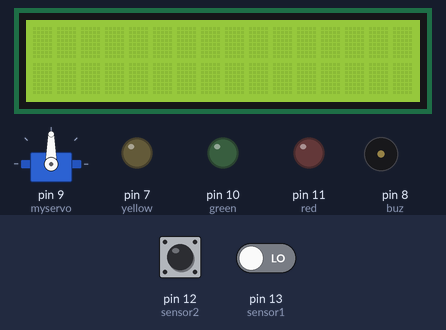
Recording of a sketch running on a simulated Arduino Uno, built with avr-gcc and run on an emulated ATmega328P. On the bench: 16×2 character LCD, servo, output pins drawn as LEDs (lit = HIGH), buzzer (waves = sounding). The test bench sets the inputs (shaded band); at power-on: pin 12 (sensor2) LOW, pin 13 (sensor1) LOW. Pins used as bus, display or sensor lines are not drawn.

Above: at 1.2 s.
1.3 s: pin 12 (sensor2) driven HIGH
At 1.47 s:
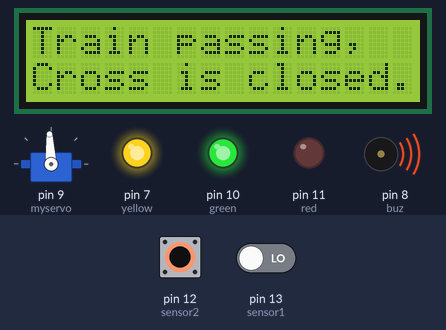
2.9 s: pin 12 (sensor2) driven LOW
5.4 s: pin 13 (sensor1) driven HIGH
At 5.86 s:
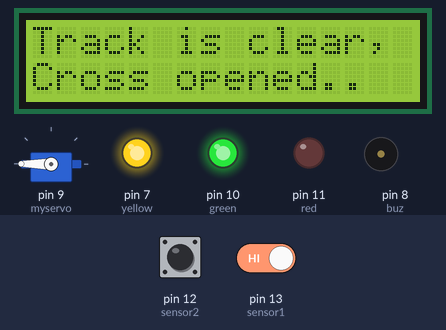
9.5 s: pin 12 (sensor2) pulsed HIGH 5 times (0.12 s each, 0.3 s apart)
At 11.3 s:
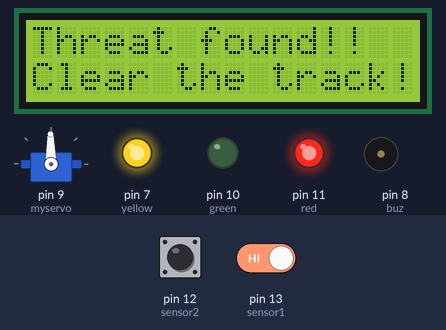
12.5 s: pin 13 (sensor1) driven LOW
At 19.5 s:
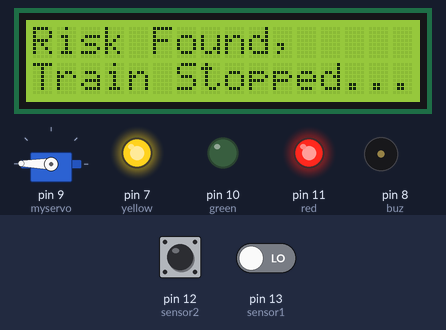
Timing chart, 0 to 20.2 s (numbered marks = the images above; inputs shaded):
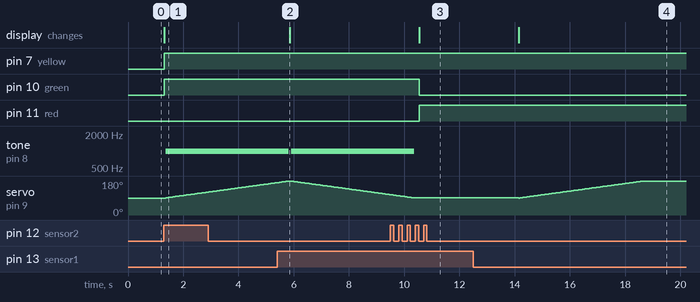

The sketch:

Railway_Gate_Automation.ino
```cpp
/*
  Railway Gate Automation

  Language: Arduino

  The circuit:

  - LCD module on analog pins A0,A1,A2,A3,A4,A5
  - servo motor on D9 pin
  - IR sensors are on D13 and D12 pins
  - buzzer on D8
  - red led on D11
  - green led on D10
  - yellow led on D7


  created 09 Apr 2022

  by Aspire Technologies

  for more references, you can visit the public domain

  http://www.arduino.cc/

*/

#include<LiquidCrystal.h> //library for lcd module
#include<Servo.h> //library for servo motor
#define sensor1 13
#define sensor2 12
#define buz 8
#define red 11
#define green 10
#define yellow 7
LiquidCrystal lcd(A0, A1, A2, A3, A4, A5); //object creation for lcd module
Servo myservo; //object creation for servo motor
int read1, read2; //variables that stores the inputs from both ir sensors
bool train = false, threat = false, risk = false; //boolean variables created for maintatining the program flow
int pos = 90; //variable that stores the position of the servo motor, initially the cross is open, so it holds the value 90
int f1 = 0; //variable created for maintaining the program flow
int counter = 0; //variable to maintain the flo of the program
void setup()
{
  Serial.begin(9600); //opens serial monitor at a baud rate of 9600
  lcd.begin(16, 2); //initializing the lcd modules with 16 columns and 2 rows
  myservo.attach(9); //servo motor on D9 pin
  myservo.write(pos); //writing the variable to the servo motor
  pinMode(sensor1, INPUT); //pin mode declerations
  pinMode(sensor2, INPUT);
  pinMode(buz, OUTPUT);
  pinMode(red, OUTPUT);
  pinMode(green, OUTPUT);
  pinMode(yellow, OUTPUT);
}

void loop()
{
  sensorData(); //function created for reading the sensor values

  if (threat == false && risk == false) //if there is no threat and no risk
  {
    if(read2 == HIGH && f1 == 0) //when the second ir sensor is not detecting any object, the value of f1 variable will be 1
    {
      f1 = 1;
    }
    if (read1 == LOW && read2 == HIGH && train == false) //when the first ir sensor detects the train while there is no train present
    {
      train = true; //train is present
      crossClose(); //calling the level cross closing function
    }
    if (read1 == LOW && read2 == HIGH && train == true) //when the train is still present in front of the first ir sensor
    {
      train = true; //train is still there
      crossClose(); //cross will stay closed
    }
    if (read1 == HIGH && read2 == HIGH && train == true) //when the train passes the first ir sensor and goes to the second ir sensor
    {
      train = true; //trin is still present on the track
      crossClose(); //cross will stay closed
    }
    if (read1 == HIGH && read2 == HIGH && train == false) //when both ir sensors detects nothing and there is no train detected
    {
      crossOpen(); //cross will be opened
    }
    if (read1 == HIGH && read2 == LOW && train == true && f1 == 1) //after the train passes the first ir sensor and it reaches the second ir sensor
    {
      f1 = 0; //this step avoids the multiple readings of the same object
      train = false; //means the train gone a long way
      crossOpen(); //cross opens
    }

    sensorData();

    if (read1 == HIGH && read2 == LOW && train == false && f1 == 1) //when the second ir sensor triggers while the first on detects nothing
    {
      f1 = 0;
      threat = true; //means an object is there on the track, so a threat is there
    }
    if (read1 == LOW && read2 == LOW && train == true) //the second sensor detects an object while train is coming
    {
      risk = true; //risk found
    }
  }
  if (threat == true && risk == false) //if there is only threat
  {
    threatFound(); //function called for threat alert
  }
  if (threat == true && risk == true) //when both threat and risk are true
  {
    trainStopped(); //function called to stop the train
  }
  if(threat == true && read1 == LOW) //when the train comes while the threat is on
  {
    risk = true; //risk found
    trainStopped(); //function called to stop the train
  }
  delay(20); //delay to smoothen the loop execution
}

void sensorData() //function to read sensor data
{
  read1 = digitalRead(sensor1); //reading the data of the first ir sensor
  read2 = digitalRead(sensor2); //reading the data of the second ir sensor
}

void crossOpen() //function to open the level cross
{
  lcd.clear(); //clearing the lcd panel
  lcd.setCursor(0, 0); //setting cursor on the lcd
  lcd.print("Track is clear,"); //message displaying on the lcd
  lcd.setCursor(0, 1);
  lcd.print("Cross opened..");
  digitalWrite(yellow, HIGH); //yellow light will stay on
  digitalWrite(green, HIGH); //green light on
  digitalWrite(red, LOW); //red light off
  for (pos; pos > 90; pos --) //servo rotates from 180 to 90
  {
    myservo.write(pos);
    delay(50);
    tone(buz, 1000); //a beep sound happens while the servo rotates
  }
  noTone(buz);
}

void crossClose() //function for closing the level crosss
{
  lcd.clear();
  lcd.setCursor(0, 0);
  lcd.print("Train passing,");
  lcd.setCursor(0, 1);
  lcd.print("Cross is closed..");
  digitalWrite(yellow, HIGH);
  digitalWrite(green, HIGH);
  digitalWrite(red, LOW);
  for (pos; pos < 180; pos ++) //servo rotates from 90 to 180
  {
    myservo.write(pos);
    delay(50);
    tone(buz, 1000);
  }
  noTone(buz);
}

void threatFound() //function to be executed while the threat is found
{
  lcd.clear();
  lcd.setCursor(0, 0);
  lcd.print("Threat found!!");
  lcd.setCursor(0, 1);
  lcd.print("Clear the track!");
  digitalWrite(yellow, HIGH);
  digitalWrite(green, LOW); //green light off
  digitalWrite(red, HIGH); //red light on
  for (pos; pos > 90; pos --) //servo at 90
  {
    myservo.write(pos);
    delay(50);
    tone(buz, 1000);
  }
  digitalWrite(buz,HIGH); //multiple short bee sounds will happen contineously
  delay(50);
  noTone(buz);
  delay(50);
  digitalWrite(buz,HIGH);
  delay(50);
  noTone(buz);
  delay(30);
  delay(1000);
}

void trainStopped() //function to be executed while risk found
{
  lcd.clear();
  lcd.setCursor(0, 0);
  lcd.print("Risk Found,");
  lcd.setCursor(0, 1);
  lcd.print("Train Stopped...!");
  digitalWrite(yellow, HIGH);
  digitalWrite(green, LOW); //green led off
  digitalWrite(red, HIGH); //red led on
  for (pos; pos < 180; pos ++) //servo at 180
  {
    myservo.write(pos);
    delay(50);
  }
  if(counter < 5) //we want this loop to be executed five times
  {
  digitalWrite(buz,HIGH); //a long beep will happen
  delay(1000);
  noTone(buz);
  delay(60);
  noTone(buz);
  counter = counter + 1; //counter variable increments..
  }
}
```

Measured:
- after the input at 1.3 s, pin 7 (yellow), pin 10 (green): LOW → HIGH at once; tone on pin 8 (buz): silent → 1000 Hz after 0.06 s; servo on pin 9 (myservo): moves from 90° to 121° over 1.5 s, starting after 0.06 s; the display: changes at once (image 1)
- after the input at 5.4 s, the display: changes after 0.45 s (image 2)
- after the input at 9.5 s, pin 10 (green): HIGH → LOW after 1.0 s; pin 11 (red): LOW → HIGH after 1.0 s; the display: changes after 1.0 s (image 3)
- after the input at 12.5 s, the display: changes after 1.6 s (image 4)
